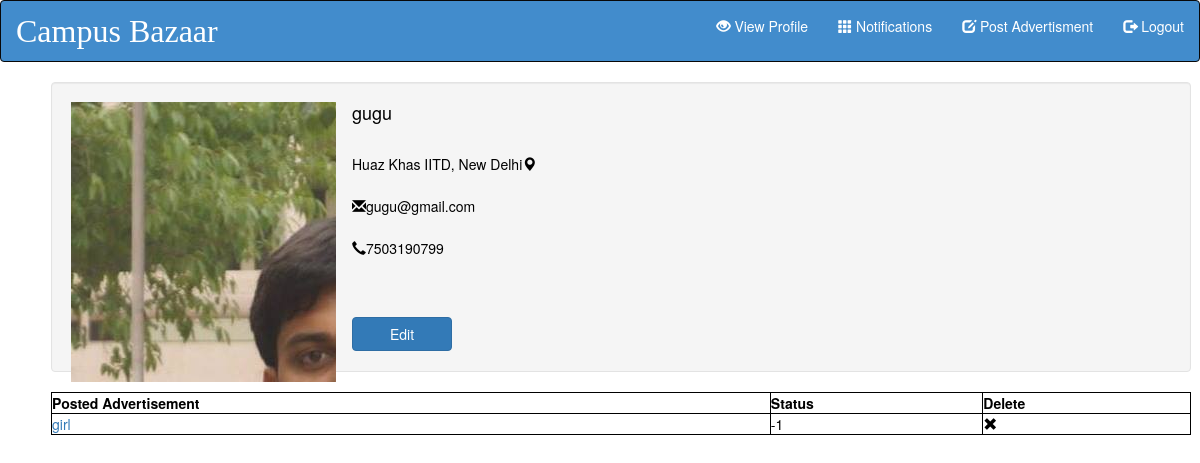
Page /app/userprofile/ (signed in) on the earlier database version.
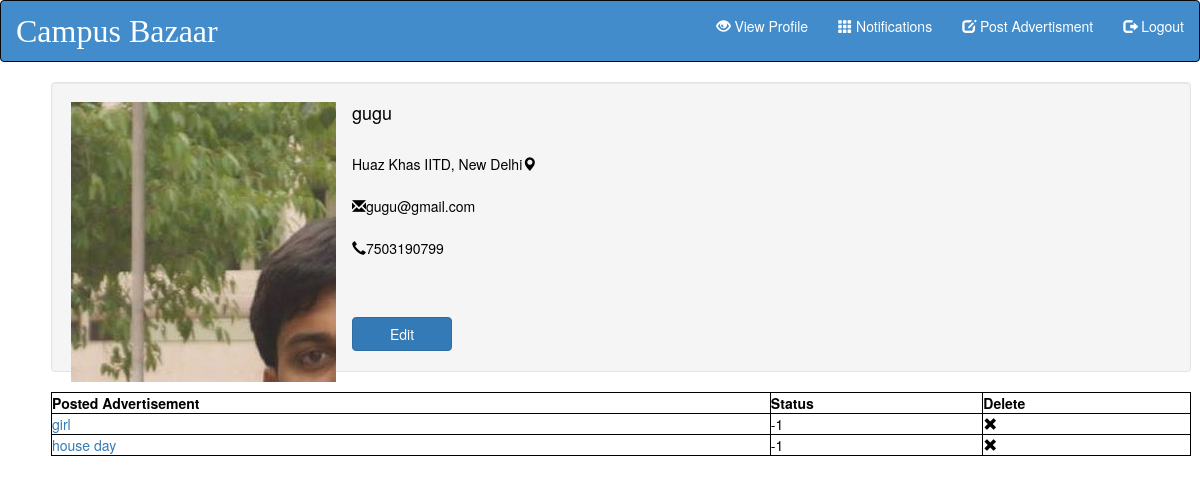
Same page on the later database version.
### app/models.py (models this page shows)
class Advertisement(models.Model):
	user = models.ForeignKey(Profile,on_delete=models.DO_NOTHING)
	image = models.ImageField(upload_to = 'ad_pic/', default = 'ad_pic/bat.png')
	title = models.CharField(max_length = 200)
	description = models.CharField(max_length = 500)
	tags=models.ManyToManyField(Tag)
	price = models.FloatField(default=0.0)
	timestamp = models.DateTimeField(auto_now_add=True)
	status=models.IntegerField(default=-1)
	def __str__(self):
		return str(self.id)

### app/views.py (the view)
@csrf_exempt
@login_required(login_url='/app/')
def userProfile(request):
	assert(request.method == 'GET')
	profile = Profile.objects.filter(user=request.user)[0]
	ads =  list(Advertisement.objects.filter(user=profile))
	return render(request, 'userprofile.html', {'profile':profile,'ads':ads,'media_url': MEDIA_URL})

### templates/userprofile.html (shortened to what this page needs)
{% extends 'theme.html' %}
{% load static %}
{% load bootstrap3 %}
{% load crispy_forms_tags %}
{% load crispy_forms_field %}
{% block head %}
<link href="//netdna.bootstrapcdn.com/bootstrap/3.0.0/css/bootstrap.min.css" rel="stylesheet" id="bootstrap-css">
{% endblock %}
{% block body %}
<div class="container">
<div class="row">
    <div class="col-sm-12">
        <div class="well well-md">
            <div class="row" id ="profilebox">
                <div class="col-sm-6 " id="profileimage">
                    <img src={{media_url}}{{profile.image}}/>
                </div>
                <div class="col-sm-6" id="profiledetails">
                    <h4 id="profilename">{{profile.name}}</h4>
                    <p>Huaz Khas IITD, New Delhi<i class="glyphicon glyphicon-map-marker"></i></p>
                    <br>
                    <p><i class="glyphicon glyphicon-envelope"></i>{{profile.email}}<p>
                    <br>
                    <p> <i class="glyphicon glyphicon-earphone"></i>{{profile.phone}}</p>
                    <div class="btn-group" id="edit">
                            <button type="button" class="btn btn-primary" >Edit</button>
                    </div>
                </div>
            </div>
        </div>
    </div>
</div>
        <table style="width:100%">
          <tr>
            <th>Posted Advertisement</th>
            <th>Status</th>
            <th>Delete</th>
          </tr>
          {% for ad in ads %}
                <tr>
<td>
<form action="{% url 'bidListURL' %}" method="POST">
            <a href="#" onclick="this.parentNode.submit()">{{ad.title}}</a>
</form>
</td>
                    <td>{{ad.status}}</td>
                    <td><i class=" glyphicon glyphicon-remove"></i></td>
              </tr>
          {% endfor %}
        </table>
</div>
{% endblock %}

Differences in the rows shown:
added Advertisement: title "house day", status "-1"
